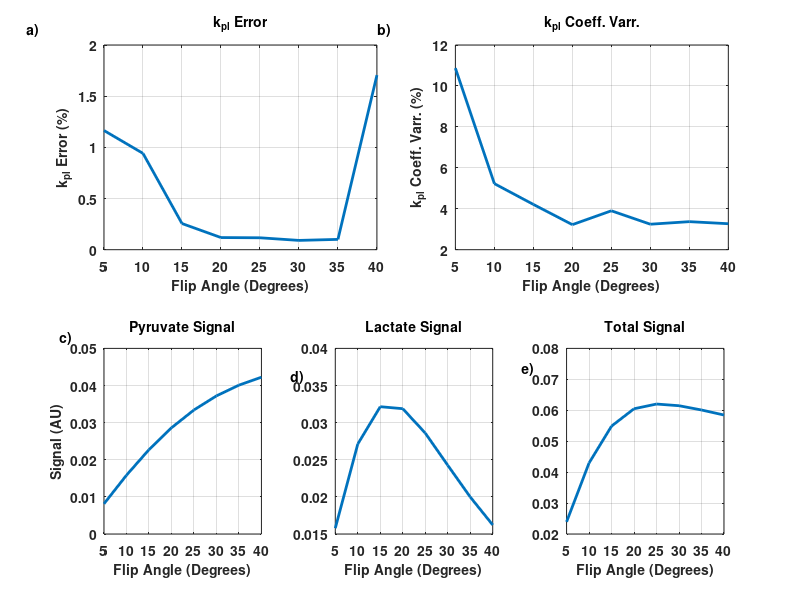

This chart was generated by the following MATLAB code:
clear all
close all
clc

load('CEAOptTmp')

figure('Units','inches','Position',[3,1,6.5,6.5])
font_size = 10;
titleStrings = {'Magnetization Evolution'};
y_labels = {'CEA-bb','VEA-const','VEA-max'};
subplot_labels = {'a)','b)','c)','d)','e)'};


subplot(2,3,2)
plot(excitation_angle_vect,abs(squeeze(std(fits,[],3)))/0.1*100,...
    'LineWidth',2)
xlabel('Flip Angle (Degrees)','FontSize',font_size,'FontWeight','bold')
ylabel('k_p_l Coeff. Varr. (%)','FontSize',font_size,'FontWeight','bold')
title('k_p_l Coeff. Varr.','FontSize',font_size,'FontWeight','bold')
grid on
set(gca,'FontSize',font_size,'FontWeight','bold','Units','inches',...
    'Position',[3.7, 3.7949, 2.2176, 2.2176])
text(-5,12.75,subplot_labels{2},'FontSize',font_size,'FontWeight','bold')
subplot(2,3,1)
plot(excitation_angle_vect,abs(squeeze(mean(fits,3))-0.1)/0.1*100,...
    'LineWidth',2)
xlabel('Flip Angle (Degrees)','FontSize',font_size,'FontWeight','bold')
ylabel('k_p_l Error (%)','FontSize',font_size,'FontWeight','bold')
title('k_p_l Error','FontSize',font_size,'FontWeight','bold')
grid on
set(gca,'FontSize',font_size,'FontWeight','bold','Units','inches',...
    'Position',[0.845, 3.7949, 2.2176, 2.2176])
text(-5,2.15,subplot_labels{1},'FontSize',font_size,'FontWeight','bold')
subplot(2,3,6)
plot(excitation_angle_vect,squeeze(mean(signals,3)),...
    'LineWidth',2)
xlabel('Flip Angle (Degrees)','FontSize',font_size,'FontWeight','bold')
title('Total Signal','FontSize',font_size,'FontWeight','bold')
grid on
set(gca,'FontSize',font_size,'FontWeight','bold')
text(-5,0.0735,subplot_labels{5},'FontSize',font_size,'FontWeight','bold')
subplot(2,3,4)
plot(excitation_angle_vect,squeeze(mean(pyrSig,3)),...
    'LineWidth',2)
xlabel('Flip Angle (Degrees)','FontSize',font_size,'FontWeight','bold')
ylabel('Signal (AU)','FontSize',font_size,'FontWeight','bold')
title('Pyruvate Signal','FontSize',font_size,'FontWeight','bold')
grid on
set(gca,'FontSize',font_size,'FontWeight','bold')
text(-5,0.053,subplot_labels{3},'FontSize',font_size,'FontWeight','bold')
subplot(2,3,5)
plot(excitation_angle_vect,squeeze(mean(lacSig,3)),...
    'LineWidth',2)
xlabel('Flip Angle (Degrees)','FontSize',font_size,'FontWeight','bold')
title('Lactate Signal','FontSize',font_size,'FontWeight','bold')
grid on
set(gca,'FontSize',font_size,'FontWeight','bold')
text(-5,0.0362,subplot_labels{4},'FontSize',font_size,'FontWeight','bold')